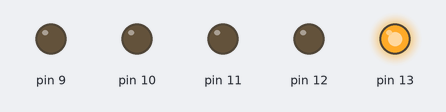
Bench run of a sketch on a simulated Arduino Uno, built with avr-gcc and run on an emulated ATmega328P. On the bench: output pins drawn as LEDs (lit = HIGH).

Above: at 0.05 s.
At 0.25 s:
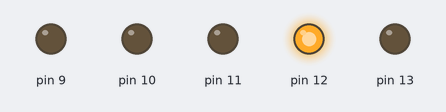
At 0.65 s:
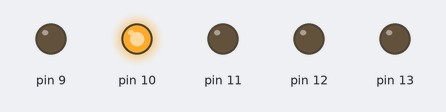
At 0.75 s:
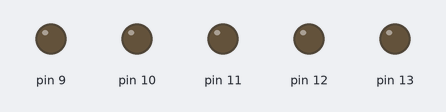
At 1.45 s:
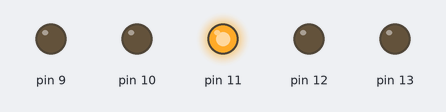
At 2.85 s:
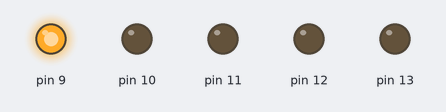
Timing chart, 0 to 3.1 s (numbered marks = the images above):
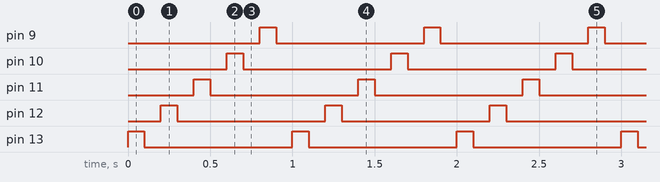

Measured:
- by itself, pin 9–13: alternates HIGH for 0.10 s and LOW for 0.90 s
- by itself, everything shown: repeats every 1.0 s, in 10 steps

The sketch:

Robotics_2LightChaser1.ino
```cpp
//Digital output
//The goal of this program is to turn on 5 LEDs. They will be turned on one after other, with a delay in between of 100 miliseconds
int del= 100;

void setup() {
  // Set the pins
  pinMode(13, OUTPUT);
  pinMode(12, OUTPUT);
  pinMode(11, OUTPUT);
  pinMode(10, OUTPUT);
  pinMode(9, OUTPUT);
}

void loop() {
  //First LED
  digitalWrite(13, HIGH);   // turn the LED1 on
  delay(del);
  digitalWrite(13, LOW);    // turn the LED1 off
  delay(del);
  //Second LED
  digitalWrite(12, HIGH);   // turn the LED2 on
  delay(del);
  digitalWrite(12, LOW);    // turn the LED2 off
  delay(del);
  //Third LED
  digitalWrite(11, HIGH);   // turn the LED3 on
  delay(del);
  digitalWrite(11, LOW);    // turn the LED3 off
  delay(del);
  //Fourth LED
  digitalWrite(10, HIGH);   // turn the LED4 on
  delay(del);
  digitalWrite(10, LOW);    // turn the LED4 off
  delay(del);
  //Fifth LED
  digitalWrite(9, HIGH);   // turn the LED5 on
  delay(del);
  digitalWrite(9, LOW);    // turn the LED5 off
  delay(del);
}
```
